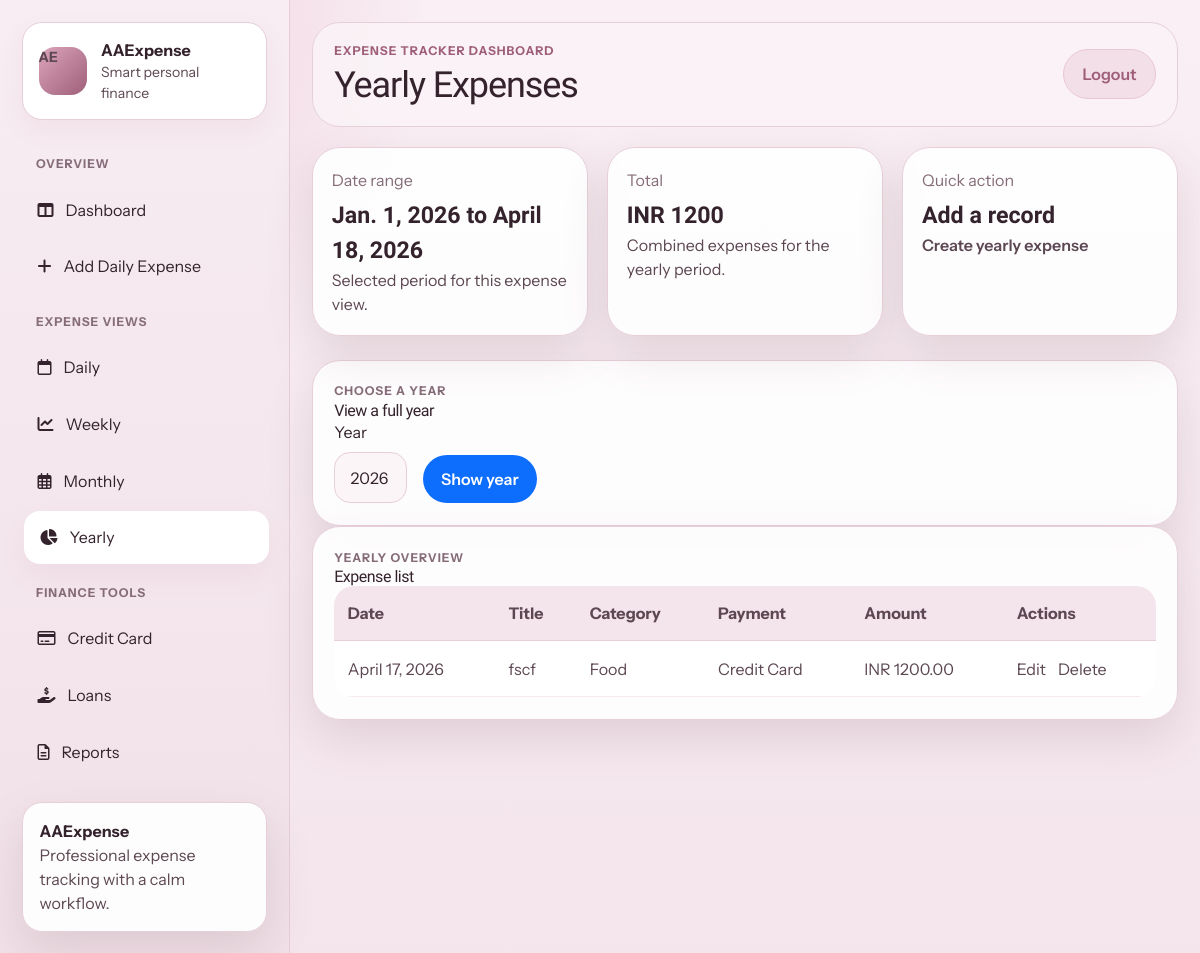
Before: /expenses/yearly/ (signed in) with the older database file.
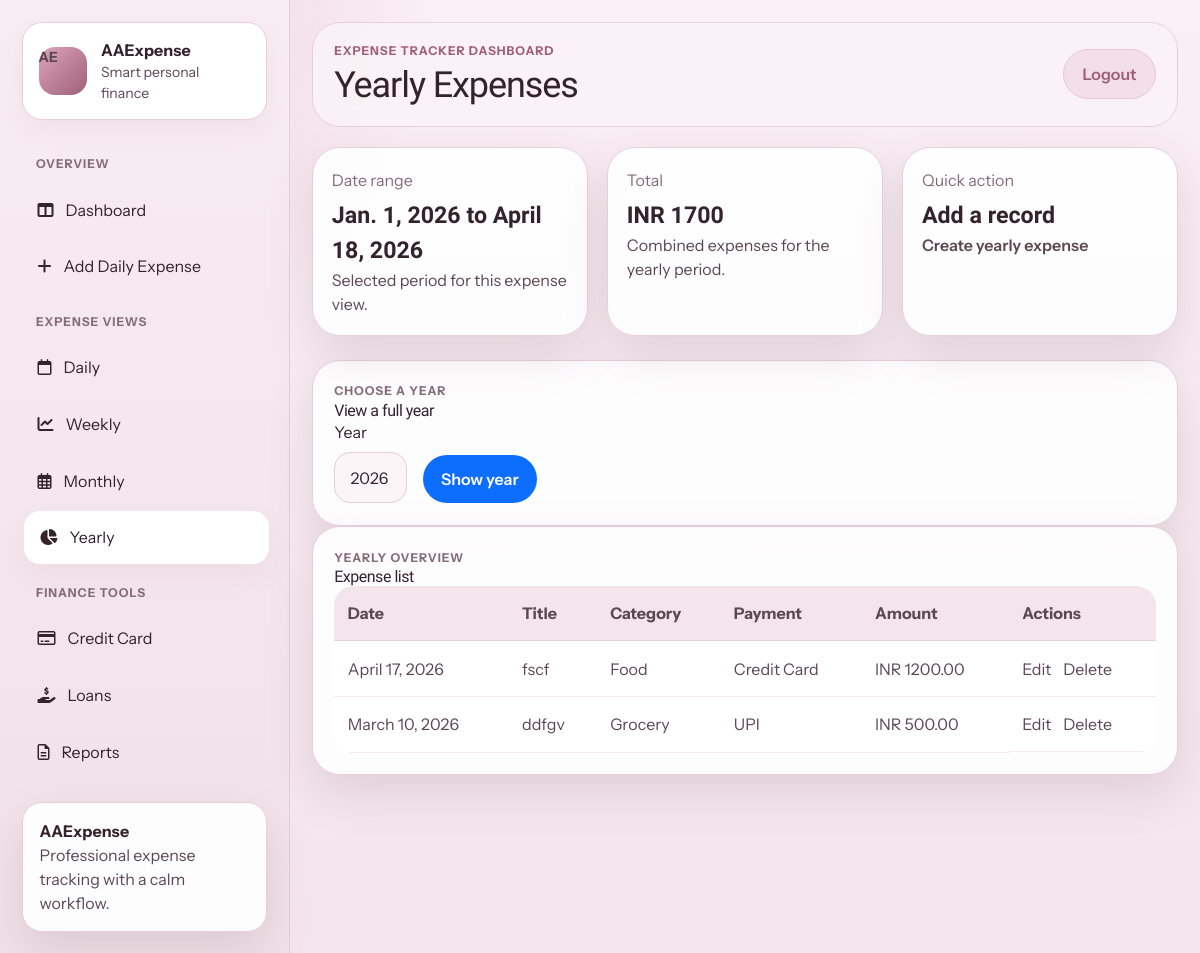
After: the same page with the newer database file.
### expense/models.py (models this page shows, shortened)
class Expense(models.Model):
    PAYMENT_CASH = "cash"
    PAYMENT_UPI = "upi"
    PAYMENT_CREDIT_CARD = "credit_card"
    PAYMENT_CREDIT_CARD_BILL = "credit_card_bill"
    PAYMENT_CHOICES = [
        (PAYMENT_CASH, "Cash"),
        (PAYMENT_UPI, "UPI"),
        (PAYMENT_CREDIT_CARD, "Credit Card"),
        (PAYMENT_CREDIT_CARD_BILL, "Credit Card Bill Payment"),
    ]
    PAYMENT_CHOICES_DICT = dict(PAYMENT_CHOICES)
    CATEGORY_ENTERTAINMENT = "entertainment"
    CATEGORY_GROCERY = "grocery"
    CATEGORY_FOOD = "food"
    CATEGORY_STATIONERY = "stationery"
    CATEGORY_TRANSPORT = "transport"
    CATEGORY_HEALTH = "health"
    CATEGORY_RENT = "rent"
    CATEGORY_EDUCATION = "education"
    CATEGORY_BILLS = "bills"
    CATEGORY_SHOPPING = "shopping"
    CATEGORY_OTHERS = "others"
    CATEGORY_CHOICES = [
        (CATEGORY_ENTERTAINMENT, "Entertainment"),
        (CATEGORY_GROCERY, "Grocery"),
        (CATEGORY_FOOD, "Food"),
        (CATEGORY_STATIONERY, "Stationery"),
        (CATEGORY_TRANSPORT, "Transport"),
        (CATEGORY_HEALTH, "Health"),
        (CATEGORY_RENT, "Rent"),
        (CATEGORY_EDUCATION, "Education"),
        (CATEGORY_BILLS, "Bills"),
        (CATEGORY_SHOPPING, "Shopping"),
        (CATEGORY_OTHERS, "Others"),
    ]
    CATEGORY_CHOICES_DICT = dict(CATEGORY_CHOICES)
    user = models.ForeignKey(settings.AUTH_USER_MODEL, on_delete=models.CASCADE, related_name="expenses")
    title = models.CharField(max_length=120)
    category = models.CharField(max_length=80, choices=CATEGORY_CHOICES, default=CATEGORY_OTHERS)
    amount = models.DecimalField(max_digits=12, decimal_places=2)
    expense_date = models.DateField(default=timezone.localdate)
    payment_method = models.CharField(max_length=20, choices=PAYMENT_CHOICES, default=PAYMENT_UPI)
    notes = models.TextField(blank=True)
    created_at = models.DateTimeField(auto_now_add=True)
    updated_at = models.DateTimeField(auto_now=True)
    class Meta:
        ordering = ["-expense_date", "-created_at"]

### expense/views.py (the view, shortened to what this page needs)
# urls.py: path("expenses/<str:period>/", views.expense_period_list, name="expense_period_list"),
@login_required
def expense_period_list(request, period):
    start, end = _period_bounds(period)
    if start is None:
        return HttpResponseForbidden("Invalid period.")
    period_label = period.capitalize()
    current_date = timezone.localdate()
    current_year = current_date.year
    year_options = list(range(2020, current_year + 2))
    month_options = [(i, calendar.month_name[i]) for i in range(1, 13)]
    week_options = []
    selected_year = start.year
    selected_month = start.month
    selected_week = 1
    selected_day = start
    if period == "daily":
        date_str = request.GET.get("date")
        if date_str:
            try:
                selected_day = date.fromisoformat(date_str)
                start = end = selected_day
                period_label = selected_day.strftime("%d %B %Y")
            except ValueError:
                return HttpResponseForbidden("Invalid date selection.")
    elif period == "yearly":
        year_str = request.GET.get("year")
    expenses = Expense.objects.filter(user=request.user, expense_date__range=(start, end))
    total = expenses.aggregate(total=Sum("amount"))["total"] or Decimal("0.00")
    month_weeks = _month_weeks(selected_year, selected_month)
    week_options = list(range(1, len(month_weeks) + 1))
    week_navigation = _get_week_navigation(selected_year, selected_month, selected_week)
    return render(
        request,
        "expense/expense_period_list.html",
        {
            "expenses": expenses,
            "period": period,
            "period_label": period_label,
            "total": total,
            "start": start,
            "end": end,
            "year_options": year_options,
            "month_options": month_options,
            "week_options": week_options,
            "selected_year": selected_year,
            "selected_month": selected_month,
            "selected_week": selected_week,
            "selected_day": selected_day,
            "month_weeks": month_weeks,
            "week_navigation": week_navigation,
        },
    )

### expense/views.py (called while the page is built)
def _period_bounds(period):
    today = timezone.localdate()
    if period == "daily":
        return today, today
    if period == "weekly":
        start = today - timedelta(days=today.weekday())
        return start, today
    if period == "monthly":
        start = today.replace(day=1)
        return start, today
    if period == "yearly":
        start = today.replace(month=1, day=1)
        return start, today
    return None, None

### templates/expense/expense_period_list.html (shortened to what this page needs)
{% extends 'expense/base.html' %}
{% load custom_filters %}
{% block page_heading %}{{ period_label }} Expenses{% endblock %}
{% block content %}
<section class="summary-grid summary-grid--compact">
    <article class="summary-card">
        <span>Date range</span>
        <strong>{{ start }} to {{ end }}</strong>
        <p>Selected period for this expense view.</p>
    </article>
    <article class="summary-card">
        <span>Total</span>
        <strong>INR {{ total }}</strong>
        <p>Combined expenses for the {{ period }} period.</p>
    </article>
    <article class="summary-card">
        <span>Quick action</span>
        <strong>Add a record</strong>
        <p><a class="text-link" href="{% url 'expense_create_period' period %}">Create {{ period }} expense</a></p>
    </article>
</section>
{% if period == 'daily' %}
<section class="content-card mt-4">
    <div class="section-heading">
        <div>
            <p class="eyebrow-text">Choose a day</p>
            <h3>View a single day</h3>
        </div>
    </div>
    <form method="get" class="row g-3 align-items-end">
        <div class="col-auto">
            <label for="date" class="form-label">Date</label>
            <input type="date" id="date" name="date" class="form-control" value="{{ selected_day }}">
        </div>
        <div class="col-auto">
            <button type="submit" class="btn btn-primary">Show day</button>
        </div>
    </form>
</section>
{% elif period == 'yearly' %}
<section class="content-card mt-4">
    <div class="section-heading">
        <div>
            <p class="eyebrow-text">Choose a year</p>
            <h3>View a full year</h3>
        </div>
    </div>
    <form method="get" class="row g-3 align-items-end">
        <div class="col-auto">
            <label for="year" class="form-label">Year</label>
            <select name="year" id="year" class="form-select">
                {% for y in year_options %}
                    <option value="{{ y }}" {% if y == selected_year %}selected{% endif %}>{{ y }}</option>
                {% endfor %}
            </select>
        </div>
        <div class="col-auto">
            <button type="submit" class="btn btn-primary">Show year</button>
        </div>
    </form>
</section>
{% endif %}
<section class="content-card">
    <div class="section-heading">
        <div>
            <p class="eyebrow-text">{{ period_label }} overview</p>
            <h3>Expense list</h3>
        </div>
    </div>
    <div class="table-responsive">
        <table class="table align-middle app-table mb-0">
            <thead>
                <tr>
                    <th>Date</th>
                    <th>Title</th>
                    <th>Category</th>
                    <th>Payment</th>
                    <th>Amount</th>
                    <th>Actions</th>
                </tr>
            </thead>
            <tbody>
                {% for expense in expenses %}
                    <tr>
                        <td>{{ expense.expense_date }}</td>
                        <td>{{ expense.title }}</td>
                        <td>{{ expense.get_category_display }}</td>
                        <td>{{ expense.get_payment_method_display }}</td>
                        <td>INR {{ expense.amount }}</td>
                        <td class="table-actions">
                            <a href="{% url 'expense_update' expense.pk %}">Edit</a>
                            <a href="{% url 'expense_delete' expense.pk %}">Delete</a>
                        </td>
                    </tr>
                {% empty %}
                    <tr>
                        <td colspan="6" class="text-center py-4">No expenses in this period.</td>
                    </tr>
                {% endfor %}
            </tbody>
        </table>
    </div>
</section>
{% endblock %}

Changed rows visible on the page:
added Expense: expense_date "March 10, 2026", title "ddfgv", category "Grocery", payment_method "UPI", amount "500.00"
Other visible differences:
{{ total }}: "1200" → "1700"
